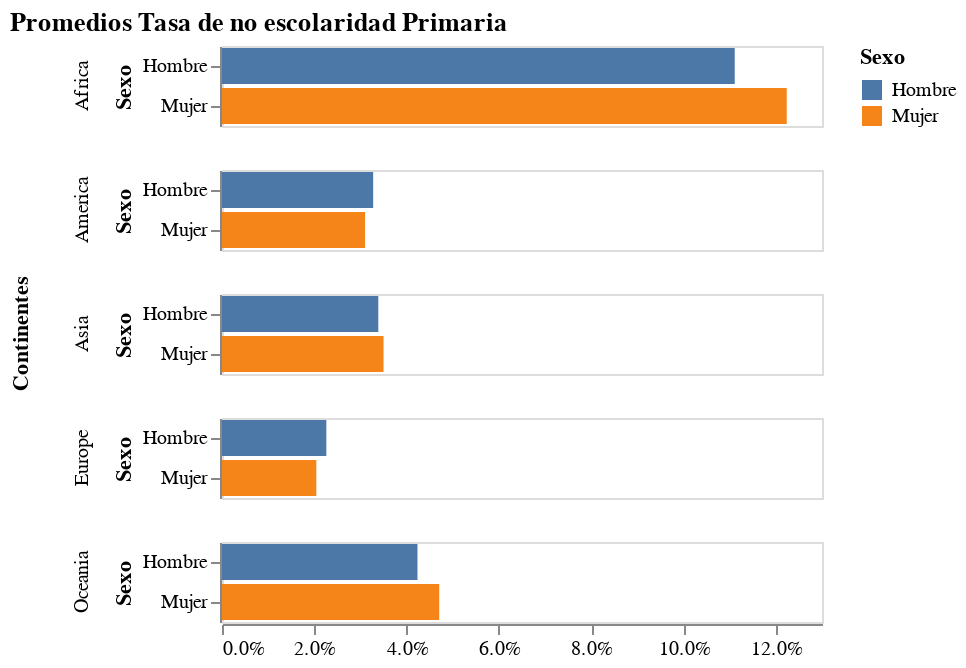

Source (notebook cell):
### Code cell
Grafico_no_escolaridad_Primaria = alt.Chart(Promedios_Tasa_no_escolaridad_Primaria).mark_bar(tooltip=True).encode(
    x=alt.X("Porcentaje:Q", 
        title = "", 
        axis = alt.Axis(format='.1%', grid = False, )),
    y='Sexo:N',
    color='Sexo:N',
    row=alt.Row('Continentes'),
).transform_fold(
    as_=['Sexo', 'Porcentaje'],
    fold=['Hombre', 'Mujer']
).properties(
    title = f"Promedios Tasa de no escolaridad Primaria",
)#.configure_title(
  #  fontSize = 20,
   # font = "Arial",
#).configure_view(
 #   strokeWidth = 0,)

Grafico_no_escolaridad_Primaria

### Figure 1 — Vega-Lite specification as saved in the notebook (floating-point values rounded to 4 significant figures)
{"config": {"view": {"continuousWidth": 300, "continuousHeight": 300}}, "data": {"name": "data-724fc270466f7dac6b4db682618a3fba"}, "mark": {"type": "bar", "tooltip": true}, "encoding": {"color": {"field": "Sexo", "type": "nominal"}, "row": {"field": "Continentes", "type": "nominal"}, "x": {"axis": {"format": ".1%", "grid": false}, "field": "Porcentaje", "title": "", "type": "quantitative"}, "y": {"field": "Sexo", "type": "nominal"}}, "title": "Promedios Tasa de no escolaridad Primaria", "transform": [{"fold": ["Hombre", "Mujer"], "as": ["Sexo", "Porcentaje"]}], "$schema": "https://vega.github.io/schema/vega-lite/v5.15.1.json", "datasets": {"data-724fc270466f7dac6b4db682618a3fba": [{"Continentes": "Africa", "Hombre": 0.1111, "Mujer": 0.1224}, {"Continentes": "America", "Hombre": 0.03275, "Mujer": 0.031}, {"Continentes": "Asia", "Hombre": 0.03386, "Mujer": 0.035}, {"Continentes": "Europe", "Hombre": 0.02261, "Mujer": 0.02043}, {"Continentes": "Oceania", "Hombre": 0.04235, "Mujer": 0.04706}]}}
